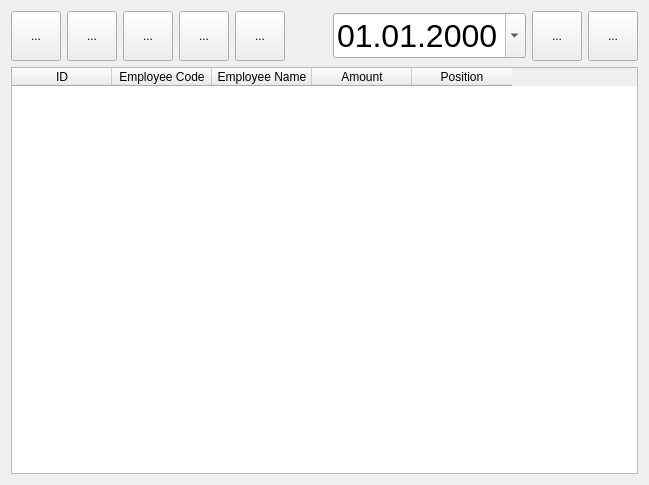
<?xml version="1.0" encoding="UTF-8"?>
<ui version="4.0">
 <class>DlgSalary</class>
 <widget class="QDialog" name="DlgSalary">
  <property name="geometry">
   <rect>
    <x>0</x>
    <y>0</y>
    <width>649</width>
    <height>485</height>
   </rect>
  </property>
  <property name="windowTitle">
   <string>Dialog</string>
  </property>
  <layout class="QVBoxLayout" name="verticalLayout">
   <item>
    <widget class="QWidget" name="widget" native="true">
     <layout class="QHBoxLayout" name="horizontalLayout">
      <property name="leftMargin">
       <number>0</number>
      </property>
      <property name="topMargin">
       <number>0</number>
      </property>
      <property name="rightMargin">
       <number>0</number>
      </property>
      <property name="bottomMargin">
       <number>0</number>
      </property>
      <item>
       <widget class="QToolButton" name="btnAdd">
        <property name="minimumSize">
         <size>
          <width>50</width>
          <height>50</height>
         </size>
        </property>
        <property name="maximumSize">
         <size>
          <width>50</width>
          <height>50</height>
         </size>
        </property>
        <property name="text">
         <string>...</string>
        </property>
        <property name="icon">
         <iconset resource="res.qrc">
          <normaloff>:/images/add.png</normaloff>:/images/add.png</iconset>
        </property>
        <property name="iconSize">
         <size>
          <width>32</width>
          <height>32</height>
         </size>
        </property>
       </widget>
      </item>
      <item>
       <widget class="QToolButton" name="btnRemove">
        <property name="minimumSize">
         <size>
          <width>50</width>
          <height>50</height>
         </size>
        </property>
        <property name="maximumSize">
         <size>
          <width>50</width>
          <height>50</height>
         </size>
        </property>
        <property name="text">
         <string>...</string>
        </property>
        <property name="icon">
         <iconset resource="res.qrc">
          <normaloff>:/images/cancel.png</normaloff>:/images/cancel.png</iconset>
        </property>
        <property name="iconSize">
         <size>
          <width>32</width>
          <height>32</height>
         </size>
        </property>
       </widget>
      </item>
      <item>
       <widget class="QToolButton" name="btnAmount">
        <property name="minimumSize">
         <size>
          <width>50</width>
          <height>50</height>
         </size>
        </property>
        <property name="maximumSize">
         <size>
          <width>50</width>
          <height>50</height>
         </size>
        </property>
        <property name="text">
         <string>...</string>
        </property>
        <property name="icon">
         <iconset resource="res.qrc">
          <normaloff>:/images/cash.png</normaloff>:/images/cash.png</iconset>
        </property>
        <property name="iconSize">
         <size>
          <width>32</width>
          <height>32</height>
         </size>
        </property>
       </widget>
      </item>
      <item>
       <widget class="QToolButton" name="btnCopyFromReal">
        <property name="minimumSize">
         <size>
          <width>50</width>
          <height>50</height>
         </size>
        </property>
        <property name="maximumSize">
         <size>
          <width>50</width>
          <height>50</height>
         </size>
        </property>
        <property name="text">
         <string>...</string>
        </property>
        <property name="icon">
         <iconset resource="res.qrc">
          <normaloff>:/images/copy.png</normaloff>:/images/copy.png</iconset>
        </property>
        <property name="iconSize">
         <size>
          <width>32</width>
          <height>32</height>
         </size>
        </property>
       </widget>
      </item>
      <item>
       <widget class="QToolButton" name="btnPrint">
        <property name="minimumSize">
         <size>
          <width>50</width>
          <height>50</height>
         </size>
        </property>
        <property name="maximumSize">
         <size>
          <width>50</width>
          <height>50</height>
         </size>
        </property>
        <property name="text">
         <string>...</string>
        </property>
        <property name="icon">
         <iconset resource="res.qrc">
          <normaloff>:/images/printer.png</normaloff>:/images/printer.png</iconset>
        </property>
        <property name="iconSize">
         <size>
          <width>32</width>
          <height>32</height>
         </size>
        </property>
       </widget>
      </item>
      <item>
       <spacer name="horizontalSpacer">
        <property name="orientation">
         <enum>Qt::Horizontal</enum>
        </property>
        <property name="sizeHint" stdset="0">
         <size>
          <width>386</width>
          <height>20</height>
         </size>
        </property>
       </spacer>
      </item>
      <item>
       <widget class="QDateEdit" name="deDate">
        <property name="font">
         <font>
          <pointsize>24</pointsize>
         </font>
        </property>
        <property name="displayFormat">
         <string>dd.MM.yyyy</string>
        </property>
        <property name="calendarPopup">
         <bool>true</bool>
        </property>
       </widget>
      </item>
      <item>
       <widget class="QToolButton" name="btnSave">
        <property name="minimumSize">
         <size>
          <width>50</width>
          <height>50</height>
         </size>
        </property>
        <property name="maximumSize">
         <size>
          <width>50</width>
          <height>50</height>
         </size>
        </property>
        <property name="text">
         <string>...</string>
        </property>
        <property name="icon">
         <iconset resource="res.qrc">
          <normaloff>:/images/ok.png</normaloff>:/images/ok.png</iconset>
        </property>
        <property name="iconSize">
         <size>
          <width>32</width>
          <height>32</height>
         </size>
        </property>
       </widget>
      </item>
      <item>
       <widget class="QToolButton" name="btnClose">
        <property name="minimumSize">
         <size>
          <width>50</width>
          <height>50</height>
         </size>
        </property>
        <property name="maximumSize">
         <size>
          <width>50</width>
          <height>50</height>
         </size>
        </property>
        <property name="text">
         <string>...</string>
        </property>
        <property name="icon">
         <iconset resource="res.qrc">
          <normaloff>:/images/exit.png</normaloff>:/images/exit.png</iconset>
        </property>
        <property name="iconSize">
         <size>
          <width>32</width>
          <height>32</height>
         </size>
        </property>
       </widget>
      </item>
     </layout>
    </widget>
   </item>
   <item>
    <widget class="EQTableWidget" name="tblData">
     <property name="editTriggers">
      <set>QAbstractItemView::NoEditTriggers</set>
     </property>
     <property name="selectionMode">
      <enum>QAbstractItemView::SingleSelection</enum>
     </property>
     <property name="selectionBehavior">
      <enum>QAbstractItemView::SelectRows</enum>
     </property>
     <column>
      <property name="text">
       <string>ID</string>
      </property>
     </column>
     <column>
      <property name="text">
       <string>Employee Code</string>
      </property>
     </column>
     <column>
      <property name="text">
       <string>Employee Name</string>
      </property>
     </column>
     <column>
      <property name="text">
       <string>Amount</string>
      </property>
     </column>
     <column>
      <property name="text">
       <string>Position</string>
      </property>
     </column>
    </widget>
   </item>
  </layout>
 </widget>
 <customwidgets>
  <customwidget>
   <class>EQTableWidget</class>
   <extends>QTableWidget</extends>
   <header location="global">eqtablewidget.h</header>
  </customwidget>
 </customwidgets>
 <resources>
  <include location="res.qrc"/>
 </resources>
 <connections/>
</ui>
